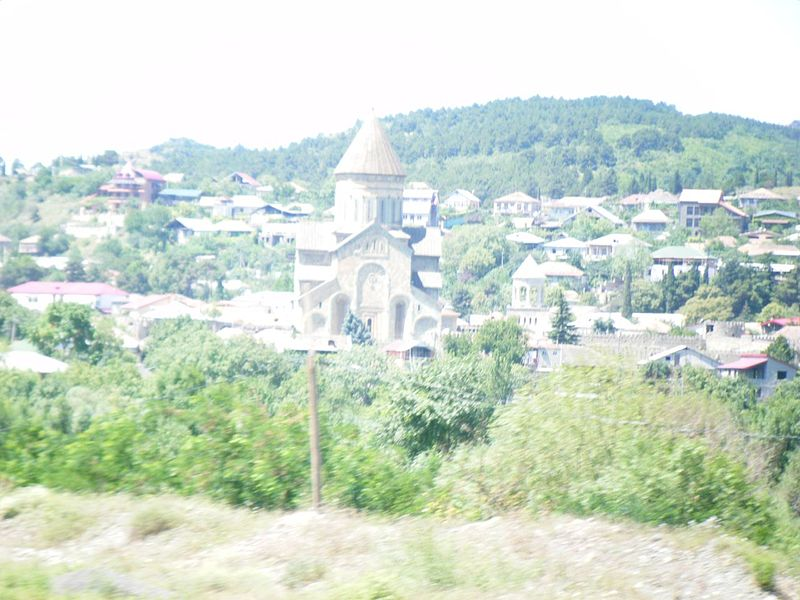
#> input picture semana 10/imagens/GorisRaioni.jpg, 800 x 600 px, found by its file name
$ python q10c.py
#> lines starting #> are read from the running program, lines starting #| are printed output that depends on the picture
from PIL import Image
import numpy as np

img = Image.open(r'C:\Users\David\Desktop\RP-2022.1\semana 10\imagens\GorisRaioni.jpg')
#> img is the input picture: PIL image 800x600 RGB; mean R, G, B 206.4, 219.6, 204.7
maxi = np.amax(np.array(img))
#> maxi = 255

for gama in np.arange(4,7,0.5):
    im = np.array(img)
    c = (maxi)**(1-gama)
    for i in range(len(im)):
        for k in range(len(im[i])):
            im[i][k] = c*(im[i][k]**gama)
    im = Image.fromarray(im)
    im.save("Resultado_"+str(gama)+".png")
#> this loop made 6 passes
#> c on passes 1 to 6: 6.03e-08, 3.78e-09, 2.37e-10, 1.48e-11, 9.27e-13, 5.81e-14
#> pass 1, `im = Image.fromarray(im)`:
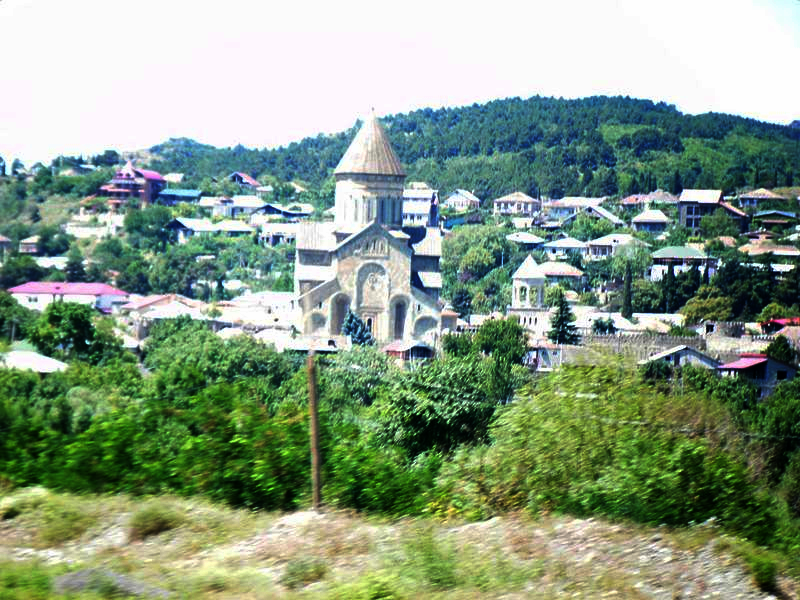
#> im: PIL image 800x600 RGB; mean R, G, B 136.5, 156.6, 133.1
#> pass 3, `im = Image.fromarray(im)`:
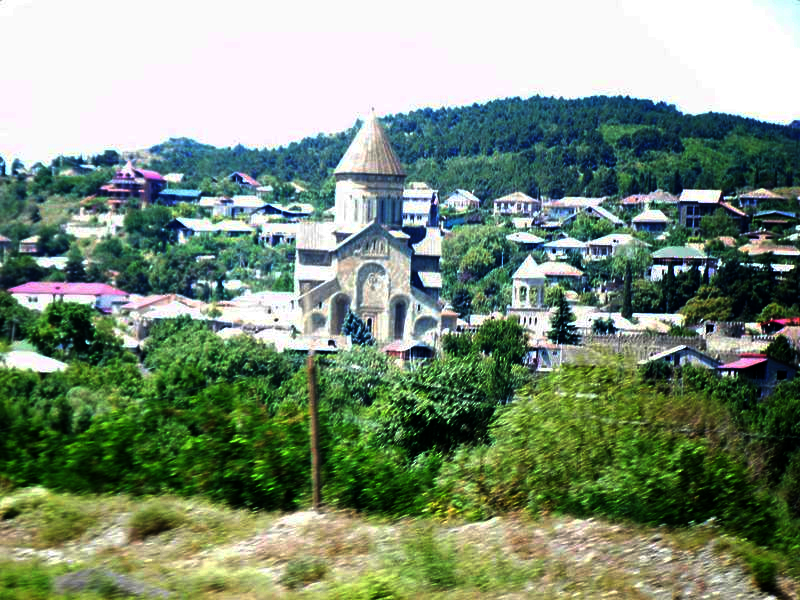
#> im: PIL image 800x600 RGB; mean R, G, B 124.8, 143.9, 121.2
#> after the loop:
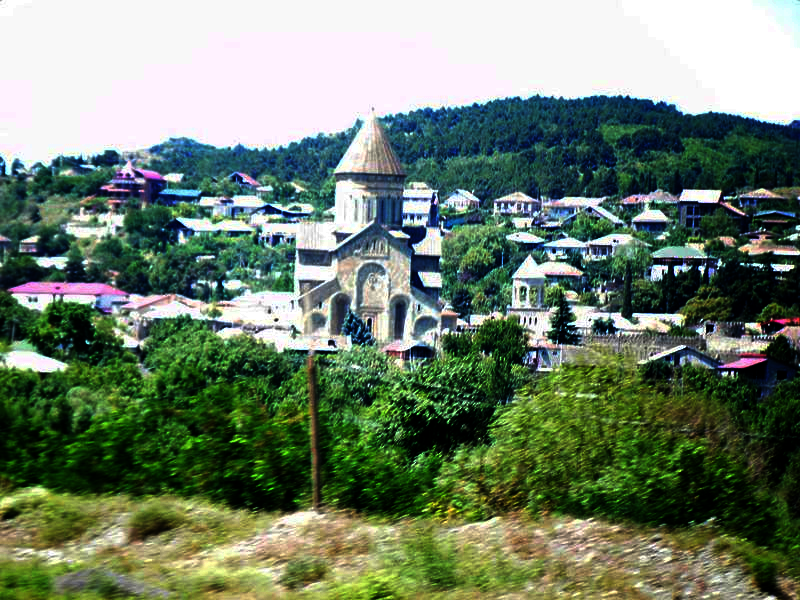
#> im: PIL image 800x600 RGB; mean R, G, B 111.9, 128.9, 108.1

$ run again, with semana 10/imagens/Cerebro.png saved as semana 10/imagens/GorisRaioni.jpg
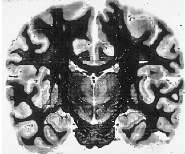
#> input picture semana 10/imagens/Cerebro.png, 185 x 154 px, found by its file name
#> img is the input picture: PIL image 185x154 RGB; min 6, max 255, mean 137
#> maxi = 255
#> the loop `for gama in np.arange(4,7,0.5):` made 6 passes
#> c on passes 1 to 6: 6.03e-08, 3.78e-09, 2.37e-10, 1.48e-11, 9.27e-13, 5.81e-14
#> pass 1, `im = Image.fromarray(im)`:
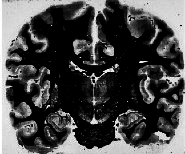
#> im: PIL image 185x154 RGB; min 0, max 254, mean 72.7
#> after the loop `for gama in np.arange(4,7,0.5):`:
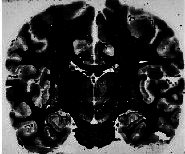
#> im: PIL image 185x154 RGB; min 0, max 255, mean 56.2
